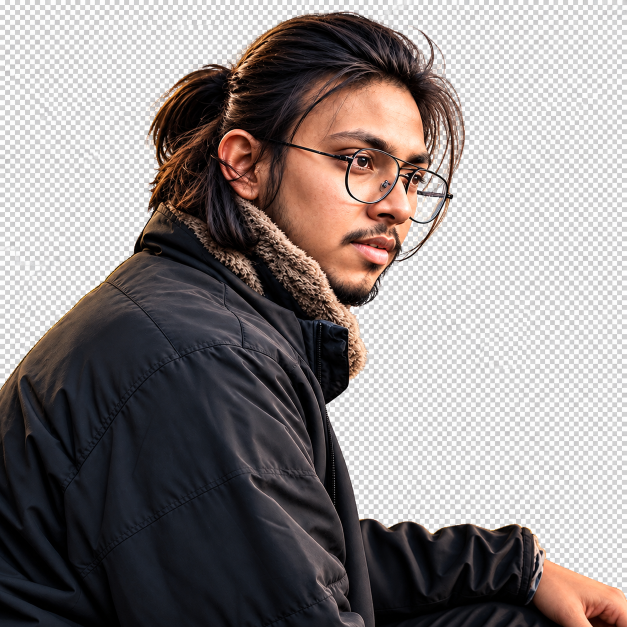
#> input picture .portrait-source.png, 1254 x 1254 px, found by its file name (shown at 1/2 size)
$ python portrait-face.py
#> lines starting #> are read from the running program, lines starting #| are printed output that depends on the picture; after the words box and inside, x2 and y2 are one past the last pixel; in counts of white or black regions, pixels touching at a corner belong together
from PIL import Image
import numpy as np
from scipy import ndimage

SRC = "/home/daytona/codebase/.portrait-source.png"
im = Image.open(SRC).convert("RGB")
#> im is the input picture: PIL image 1254x1254 RGB; mean R, G, B 141.8, 134.8, 133.9
a = np.asarray(im).astype(np.float32)
lum = 0.2126 * a[..., 0] + 0.7152 * a[..., 1] + 0.0722 * a[..., 2]
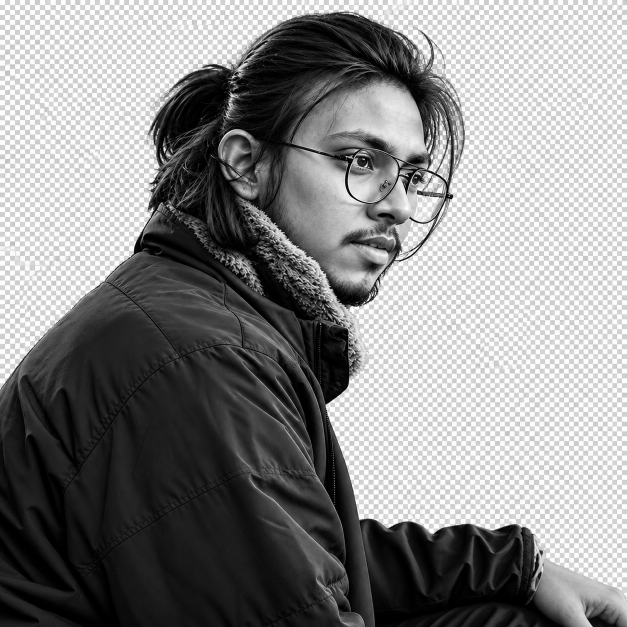
#> lum: shape (1254, 1254) float32 (shown at 1/2 size); min 0, max 255, mean 136.2
sat = a.max(2) - a.min(2)
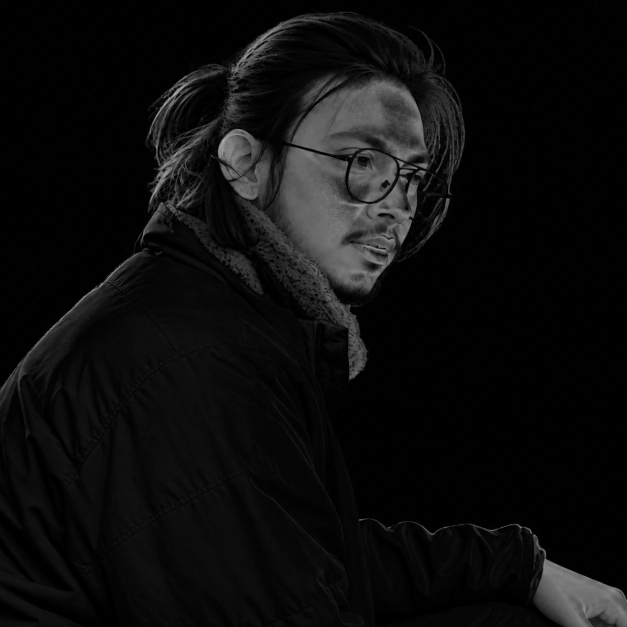
#> sat: shape (1254, 1254) float32 (shown at 1/2 size); min 0, max 178, mean 13.1

skin = (sat > 22) & (lum > 90) & (lum < 235)
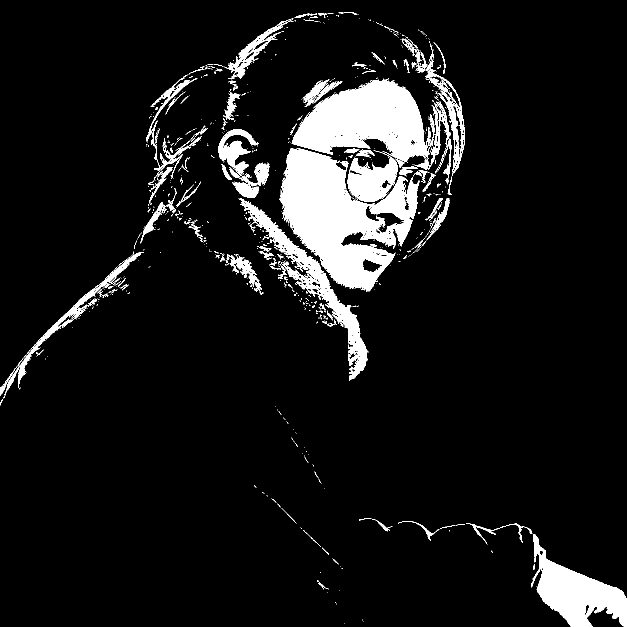
#> skin: shape (1254, 1254) bool (shown at 1/2 size); 8.6% white; 779 white regions (645 under 20 px), largest, box (x1, y1, x2, y2) and area: (559, 296, 839, 583) 40564, (583, 157, 869, 340) 28217, (1062, 1068, 1254, 1254) 15051
lab, n = ndimage.label(skin)
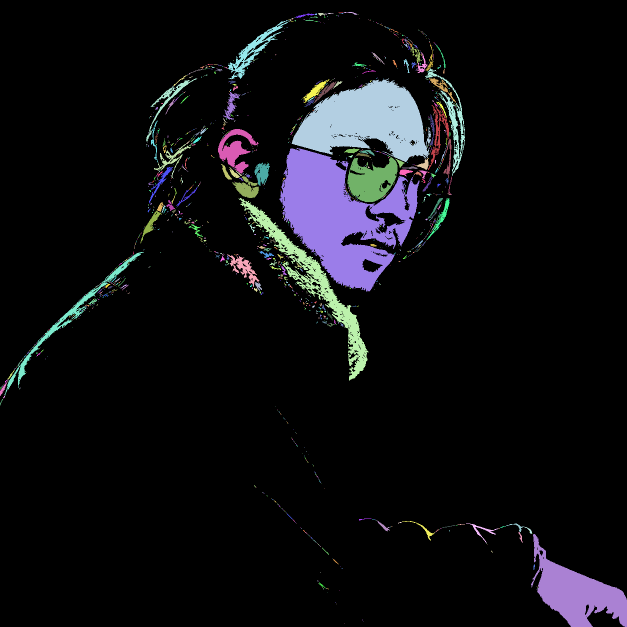
#> lab: shape (1254, 1254) int32 (shown at 1/2 size); 1660 distinct labels, from 0 to 1659; one colour per label, 0 black
#> n = 1659
sizes = ndimage.sum(skin, lab, range(1, n + 1))
#> sizes = 1659 values, max 40465 at index 561, min 1 at index 9, mean 81.74
biggest = int(np.argmax(sizes)) + 1
#> biggest = 562
ys, xs = np.where(lab == biggest)
print("largest warm region px:", int(sizes.max()))
#| largest warm region px: 40465
print("bbox x:", xs.min(), xs.max(), "| y:", ys.min(), ys.max())
#| bbox x: 559 838 | y: 296 582
cy, cx = ys.mean(), xs.mean()
#> cy = 433.9; cx = 681.5
print("centroid:", round(cx, 1), round(cy, 1))
#| centroid: 681.5 433.9

$ run again, with .portrait-keyed.png copied over .portrait-source.png
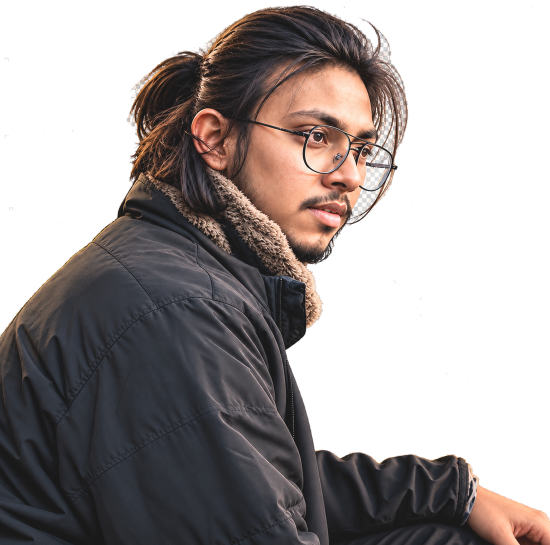
#> input picture .portrait-keyed.png, 1100 x 1090 px, found by its file name (shown at 1/2 size)
#> `skin = (sat > 22) & (lum > 90) & (lum < 235)`:
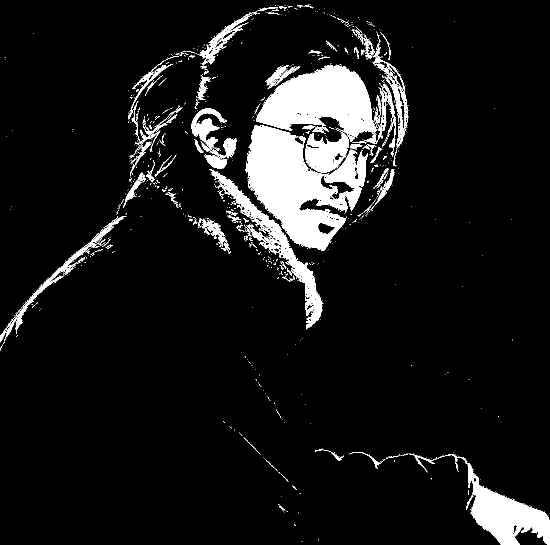
#> skin: shape (1090, 1100) bool (shown at 1/2 size); 8.7% white; 949 white regions (839 under 20 px), largest, box (x1, y1, x2, y2) and area: (490, 250, 736, 502) 31206, (512, 128, 763, 275) 21551, (876, 908, 1100, 1090) 11724
#> `lab, n = ndimage.label(skin)`:
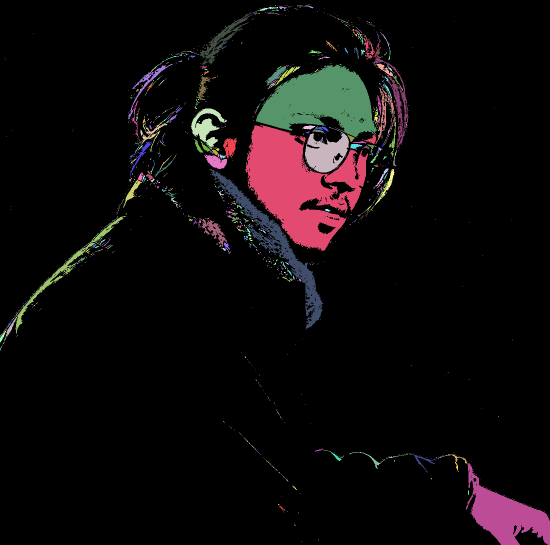
#> lab: shape (1090, 1100) int32 (shown at 1/2 size); 1890 distinct labels, from 0 to 1889; one colour per label, 0 black
#> n = 1889
#> sizes = 1889 values, max 31135 at index 650, min 1 at index 1, mean 55.22
#> biggest = 651
#| largest warm region px: 31135
#| bbox x: 490 735 | y: 250 501
#> cy = 370.7; cx = 597.8
#| centroid: 597.8 370.7

$ run again, with .backup-portrait-thumb.webp saved as .portrait-source.png
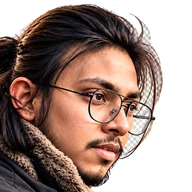
#> input picture .backup-portrait-thumb.webp, 192 x 192 px, found by its file name
#> `skin = (sat > 22) & (lum > 90) & (lum < 235)`:
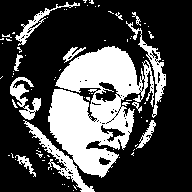
#> skin: shape (192, 192) bool; 29.5% white; 77 white regions (66 under 20 px), largest, box (x1, y1, x2, y2) and area: (23, 46, 154, 192) 8487, (126, 21, 166, 118) 639, (10, 77, 41, 120) 520
#> `lab, n = ndimage.label(skin)`:
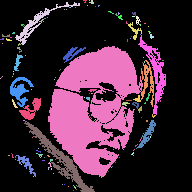
#> lab: shape (192, 192) int32; 159 distinct labels, from 0 to 158; one colour per label, 0 black
#> n = 158
#> sizes = 158 values, max 7288 at index 48, min 1 at index 1, mean 68.72
#> biggest = 49
#> ys = 7288 values from 46 to 177; xs = 7288 values, max 142 at index 2221, min 48 at index 4189, mean 93.07
#| largest warm region px: 7288
#| bbox x: 48 142 | y: 46 177
#> cy = 107; cx = 93.07
#| centroid: 93.1 107.0
